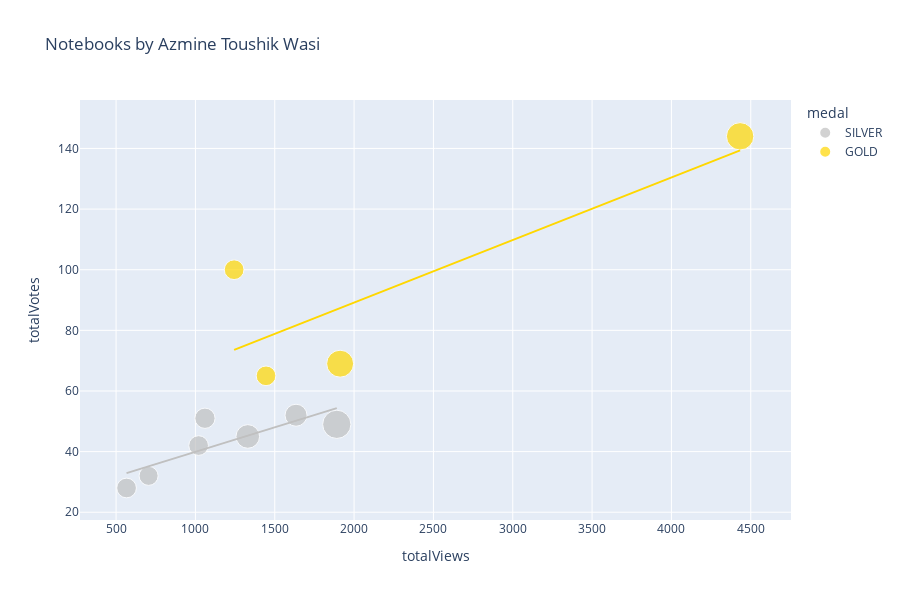

The cell this chart's notebook holds for it:
### Code cell
df['medal'].fillna('N/A', inplace=True)
df['size'] = df['totalComments'].clip(lower=1)
color_map = {
    'GOLD': 'gold',
    'SILVER': 'silver',
    'BRONZE': 'chocolate',
    'N/A': '#333'
}
px.scatter(
    df,
    'totalViews',
    'totalVotes',
    title=f'Notebooks by {df.author_displayName.get(0)}',
    log_x=False,
    log_y=False,
    #width=800, 
    height=600,
    color='medal',
    color_discrete_map=color_map,
    size='size',
    trendline='ols',
    trendline_options=dict(log_x=False, log_y=False, add_constant=True),
    #trendline='lowess', # Use for Locally Weighted Scatterplot Smoothing line
    #trendline_scope='overall', # Use this for one trendline
    hover_name='title',
    hover_data={
        'size': False,
        'totalViews': ':,.0f',
        'totalVotes': ':,.0f',
        'totalLines': ':,.0f',
        'totalComments': ':,.0f',
        'viewsPerVote': ':,.0f',
        'languageName': True,
        'versionNumber': True,
        'lastRun': True,
        'lastRunExecutionTimeSeconds': ':,.0f',
        'medal': True,
    })

### Figure 1 — Plotly figure (JSON) as saved in the notebook; plotly's stock layout.template omitted (floating-point values rounded to 4 significant figures)
{"data": [{"customdata": [[20, 536, 20, 30.85, "Python", 13, "Tue Jul 12 04:33:34 2022", 58, "SILVER"], [23, 592, 23, 28.93, "Python", 12, "Tue Jul 12 04:33:33 2022", 42, "SILVER"], [16, 342, 16, 23.74, "Python", 8, "Mon Jul 11 04:29:16 2022", 104, "SILVER"], [17, 608, 17, 20.4, "Python", 18, "Sun Jul 10 12:02:32 2022", 122, "SILVER"], [33, 274, 33, 37.84, "Python", 12, "Sat Jul  9 12:09:12 2022", 76, "SILVER"], [16, 279, 16, 19.55, "Python", 16, "Sun May 29 07:50:50 2022", 40, "SILVER"], [15, 461, 15, 21.39, "Python", 14, "Fri May 27 02:34:12 2022", 79, "SILVER"]], "hovertemplate": "<b>%{hovertext}</b><br><br>medal=%{customdata[8]}<br>totalViews=%{x:,.0f}<br>totalVotes=%{y:,.0f}<br>totalLines=%{customdata[1]:,.0f}<br>totalComments=%{customdata[2]:,.0f}<br>viewsPerVote=%{customdata[3]:,.0f}<br>languageName=%{customdata[4]}<br>versionNumber=%{customdata[5]}<br>lastRun=%{customdata[6]}<br>lastRunExecutionTimeSeconds=%{customdata[7]:,.0f}<extra></extra>", "hovertext": ["UCL ⚽ EDA & Viz ⭐ 2021-22 ⭐ Players & Teams", "➡️ Bias-Variance Tradeoff 📋 Theory & Code Ex.", "➡️ Intro to Feature Engineering 🛠 Housing Data ", "Divorce Reasons Analysis 📊 With PCA,SHAP,TSNE,RFE", "▶️ Cristiano Ronaldo 📊 Extended EDA ⚽ Goals ", " 📘 Coursera 📉 EDA, FE 📈 Analysis + Insights 📊", "Export Processing Zones - EDA+Statistical Analysis"], "legendgroup": "SILVER", "marker": {"color": "silver", "size": [20, 23, 16, 17, 33, 16, 15], "sizemode": "area", "sizeref": 0.0825, "symbol": "circle"}, "mode": "markers", "name": "SILVER", "orientation": "v", "showlegend": true, "type": "scatter", "x": [1634, 1330, 1020, 1060, 1891, 566, 705], "xaxis": "x", "y": [52, 45, 42, 51, 49, 28, 32], "yaxis": "y"}, {"hovertemplate": "<b>OLS trendline</b><br>totalVotes = 0.0161817 * totalViews + 23.7447<br>R<sup>2</sup>=0.678158<br><br>medal=SILVER<br>totalViews=%{x:,.0f}<br>totalVotes=%{y:,.0f} <b>(trend)</b><extra></extra>", "legendgroup": "SILVER", "marker": {"color": "silver", "symbol": "circle"}, "mode": "lines", "name": "SILVER", "showlegend": false, "type": "scatter", "x": [566, 705, 1020, 1060, 1330, 1634, 1891], "xaxis": "x", "y": [32.9, 35.15, 40.25, 40.9, 45.27, 50.19, 54.34], "yaxis": "y"}, {"customdata": [[30, 380, 30, 27.33, "Python", 13, "Sat Jul  9 12:08:22 2022", 56, "GOLD"], [16, 342, 16, 21.91, "Python", 14, "Tue Jul  5 04:38:45 2022", 70, "GOLD"], [16, 645, 16, 12.33, "Python", 1, "Fri Jul  1 18:28:34 2022", 6, "GOLD"], [31, 357, 31, 30.58, "Python", 7, "Fri Jul  1 08:32:21 2022", 85, "GOLD"]], "hovertemplate": "<b>%{hovertext}</b><br><br>medal=%{customdata[8]}<br>totalViews=%{x:,.0f}<br>totalVotes=%{y:,.0f}<br>totalLines=%{customdata[1]:,.0f}<br>totalComments=%{customdata[2]:,.0f}<br>viewsPerVote=%{customdata[3]:,.0f}<br>languageName=%{customdata[4]}<br>versionNumber=%{customdata[5]}<br>lastRun=%{customdata[6]}<br>lastRunExecutionTimeSeconds=%{customdata[7]:,.0f}<extra></extra>", "hovertext": ["▶️ Lionel Messi 📊 Extended EDA ⚽ Goals ", "➡️ Intro to Cross Validation ✅ Different Methods", "Different Clustering Techniques & Algorithms", " Imputation : Different Techniques with Codes"], "legendgroup": "GOLD", "marker": {"color": "gold", "size": [30, 16, 16, 31], "sizemode": "area", "sizeref": 0.0825, "symbol": "circle"}, "mode": "markers", "name": "GOLD", "orientation": "v", "showlegend": true, "type": "scatter", "x": [1912, 1445, 1244, 4433], "xaxis": "x", "y": [69, 65, 100, 144], "yaxis": "y"}, {"hovertemplate": "<b>OLS trendline</b><br>totalVotes = 0.0206272 * totalViews + 47.9134<br>R<sup>2</sup>=0.695439<br><br>medal=GOLD<br>totalViews=%{x:,.0f}<br>totalVotes=%{y:,.0f} <b>(trend)</b><extra></extra>", "legendgroup": "GOLD", "marker": {"color": "gold", "symbol": "circle"}, "mode": "lines", "name": "GOLD", "showlegend": false, "type": "scatter", "x": [1244, 1445, 1912, 4433], "xaxis": "x", "y": [73.57, 77.72, 87.35, 139.4], "yaxis": "y"}], "layout": {"height": 600, "legend": {"itemsizing": "constant", "title": {"text": "medal"}, "tracegroupgap": 0}, "title": {"text": "Notebooks by Azmine Toushik Wasi"}, "xaxis": {"anchor": "y", "domain": [0, 1], "title": {"text": "totalViews"}}, "yaxis": {"anchor": "x", "domain": [0, 1], "title": {"text": "totalVotes"}}}}
